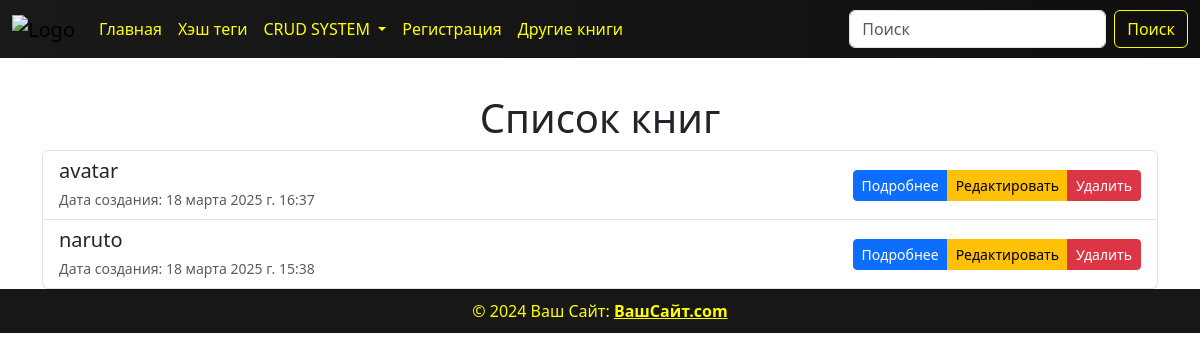
The page /task_list/ on the database its author committed.
### basket/models.py (models this page shows, shortened)
class TodoList(models.Model):
    STATUS = (
        ('✅', '✅'),
        ('❌', '❌'),
    )
    title = models.CharField(max_length=100)
    choice_books = models.ForeignKey(Books, on_delete=models.CASCADE)
    status = models.CharField(max_length=20,choices=STATUS, default='❌')
    created_at = models.DateTimeField(auto_now_add=True)
    updated_at = models.DateTimeField(auto_now=True)

### basket/views.py (the view)
# urls.py: path('task_list/', views.task_list, name='task_list'),
def task_list(request):
    if request.method == 'GET':
        query = models.TodoList.objects.all().order_by('-id')
        return render(
            request,
            template_name='basket/task_list.html',
            context={'task': query},
        )

### templates/basket/task_list.html (shortened to what this page needs)
{% load static %}
<!DOCTYPE html>
<html lang="en">
<head>
    <link href="https://cdn.jsdelivr.net/npm/bootstrap@5.3.3/dist/css/bootstrap.min.css" rel="stylesheet"
>
    <link rel="stylesheet" href="{% static 'css/show.css' %}">
</head>
<body>
{% include 'components/header.html' %}
<div class="container mt-4">
    <h1 class="text-center">Список книг</h1>
    <div class="list-group">
        {% for i in task %}
            <div class="list-group-item d-flex justify-content-between align-items-center flex-wrap">
                <div>
                    <h5 class="mb-1">{{ i.title }}</h5>
                    <small class="text-muted">Дата создания: {{ i.created_at }}</small>
                </div>
                <div class="btn-group">
                    <a href="/task_list/{{ i.id }}/" class="btn btn-primary btn-sm">Подробнее</a>
                    <a href="/task_list/{{ i.id }}/update/" class="btn btn-warning btn-sm">Редактировать</a>
                    <a href="/task_list/{{ i.id }}/delete/" class="btn btn-danger btn-sm">Удалить</a>
                </div>
            </div>
        {% empty %}
            <p class="text-center">Книг пока нет.</p>
        {% endfor %}
    </div>
</div>
{% include 'components/footer.html' %}
</body>
</html>

### static/css/show.css (style rules this page uses)
body { display: flex; flex-direction: column; min-height: 100vh; padding-top: 70px; background: url("https://i.pinimg.com/736x/e3/7d/a9/e37da92d1e32051af32a81a8950733f3.jpg"); background-repeat: no-repeat; background-size: cover; background-position: center; }

### rows shown on the page
TodoList: title "avatar", created_at "18 марта 2025 г. 16:37"
TodoList: title "naruto", created_at "18 марта 2025 г. 15:38"
